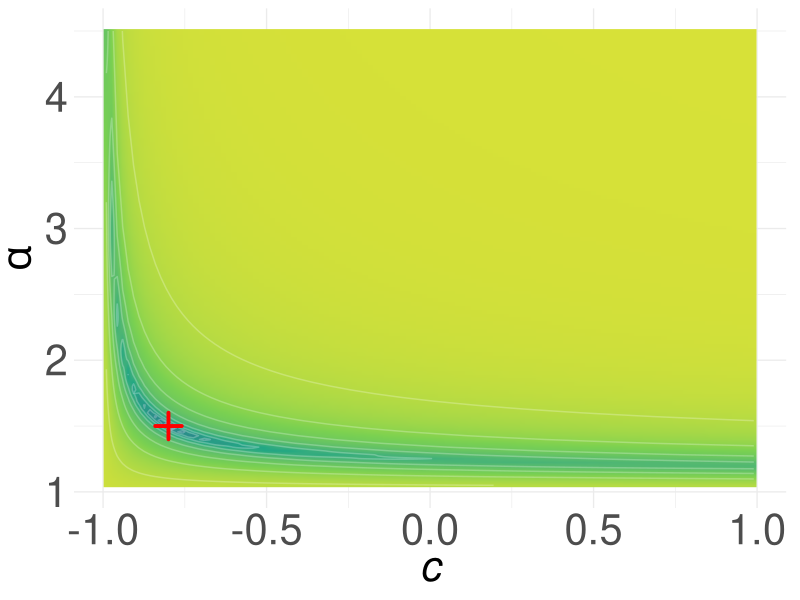
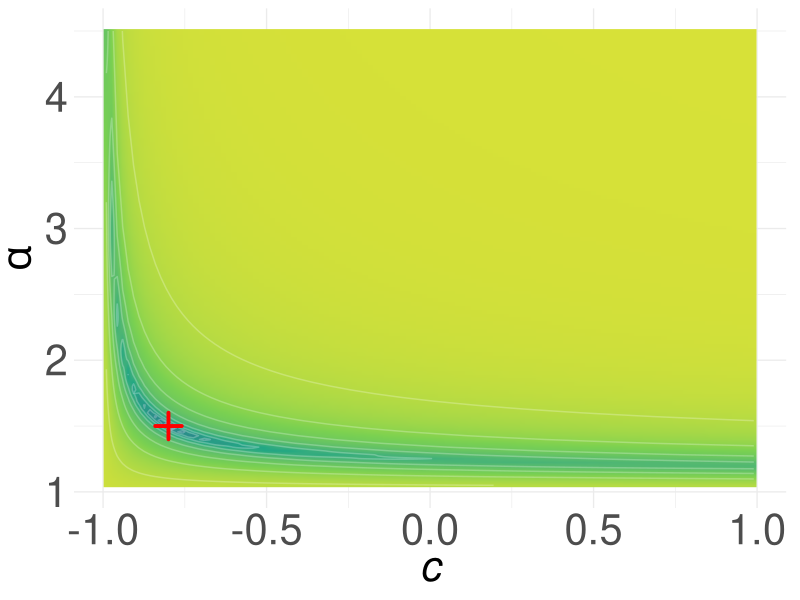
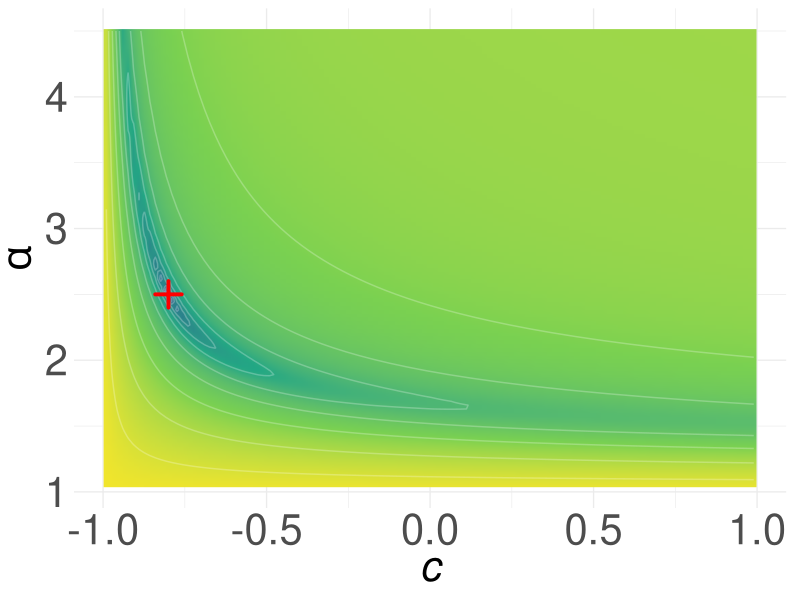
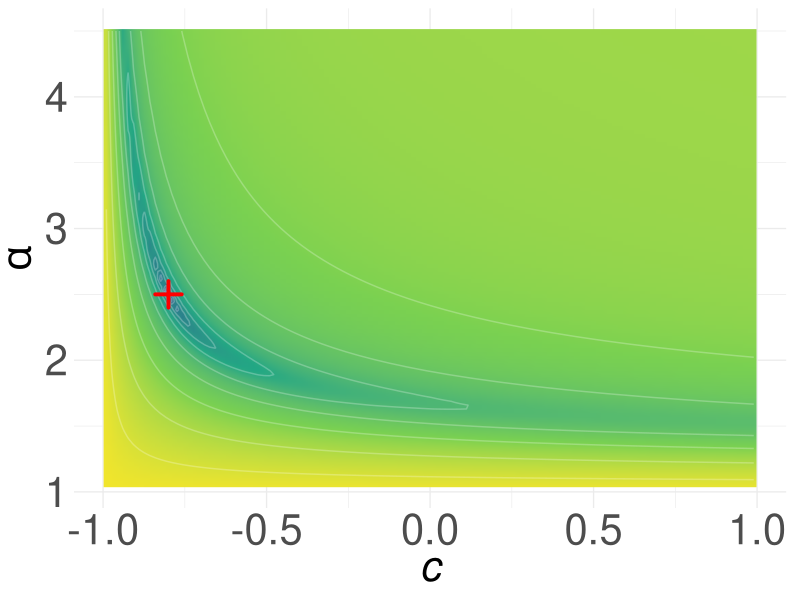
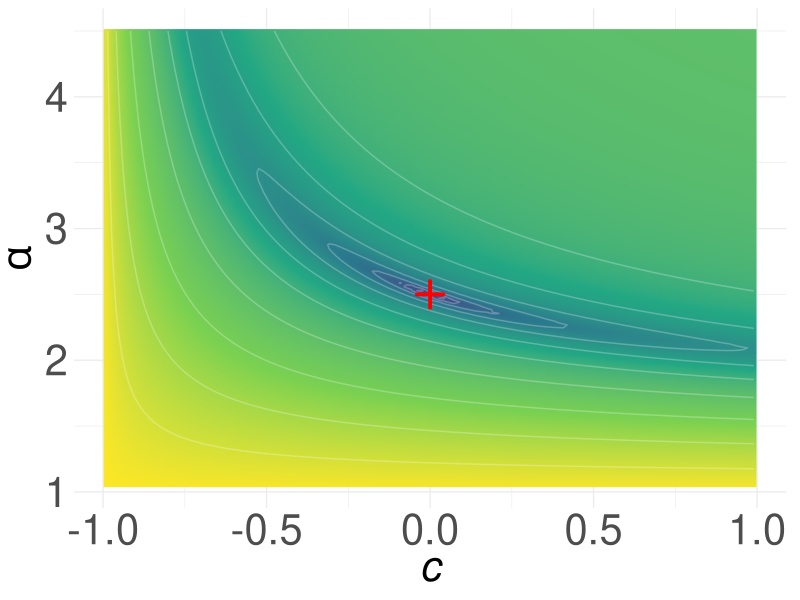
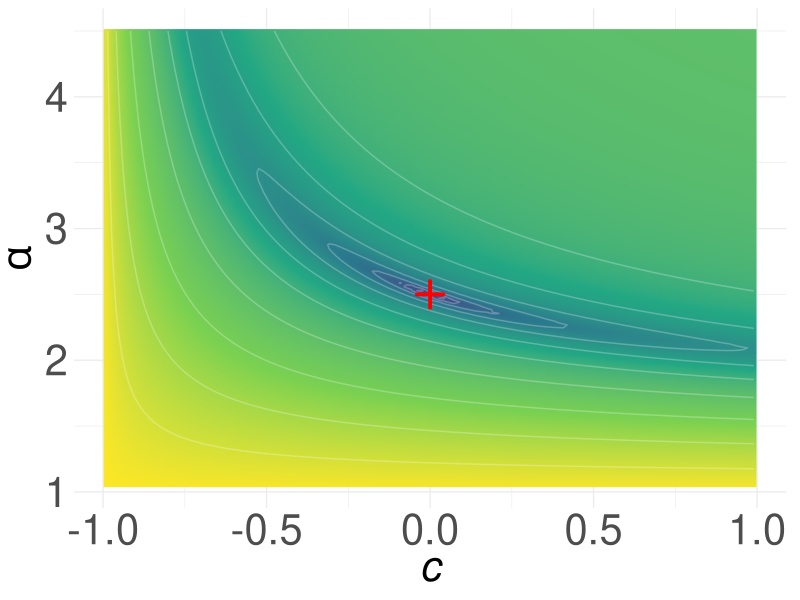
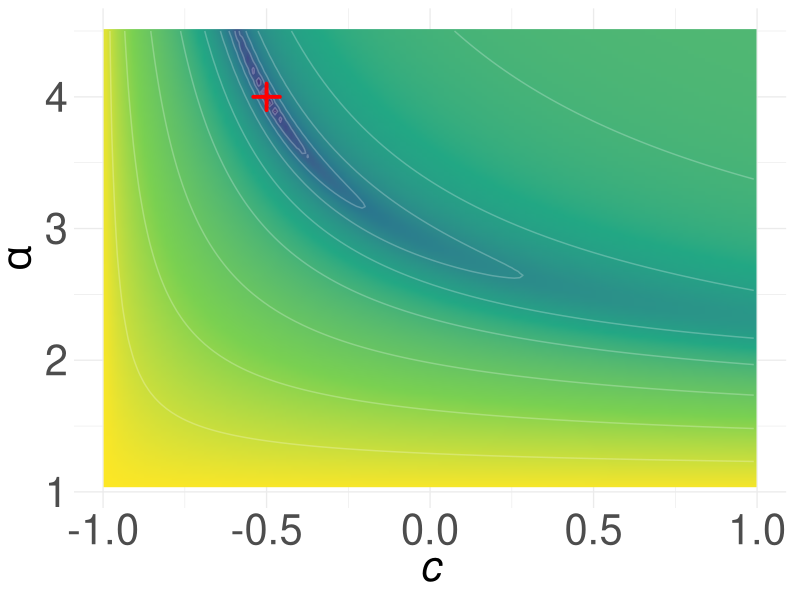
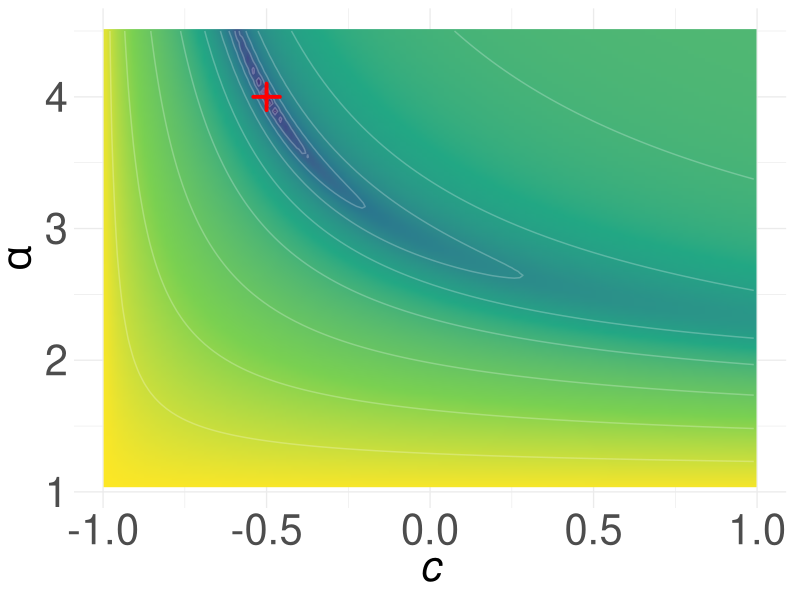

These figures' R source, in order:
# ============================================================
# Identifiability of (alpha, c) for the graph supOU process
# Gamma(alpha, 1) marginal, a* = 1, Delta = 1
#
# Autocorrelation eigenvalue function:
#   rho(h; alpha, c) = (1 + (1 + c) * h)^(1 - alpha)
#
# Population loss (cf. eq. (X) in the paper):
#   L(alpha, c) = (1 / N*) * sum_{h=1}^{N*}
#                 [ rho(h; alpha_0, c_0) - (1 + (1+c)*h)^(1-alpha) ]^2
#
# Output: 4 individual panels of log10 L(alpha, c) as smooth
#         heatmaps with contour overlays (EPS + PNG), sharing a
#         common colour scale, plus a standalone horizontal
#         colour bar (identifiability_colorbar.eps / .png).
#         Panels correspond to Figure 1 in the paper.
#
# Minimum requirements: R >= 4.1.0, ggplot2 >= 3.3.0
# Tested with: ggplot2 3.5.1, dplyr 1.1.4
# ============================================================

library(ggplot2)
library(dplyr)

# ── Output directory (change if needed) ───────────────────────────────────────
out_dir <- "."
if (!dir.exists(out_dir)) dir.create(out_dir, recursive = TRUE)

# ── Common theme ──────────────────────────────────────────────────────────────
my_theme <- theme(
  axis.title   = element_text(size = 30),
  axis.text    = element_text(size = 30),
  legend.text  = element_text(size = 20),
  legend.title = element_text(size = 25)
)

# ── Model: ACF and population MSE loss ────────────────────────────────────────
rho_gamma <- function(h, alpha, c) {
  base <- 1 + (1 + c) * h
  ifelse(base > 0, base^(1 - alpha), 0)
}

# L(alpha, c): mean squared deviation from true ACF at lags 1, ..., Nstar
loss_fn <- function(alpha, c, alpha0, c0, Nstar = 30) {
  hs <- seq_len(Nstar)
  mean((rho_gamma(hs, alpha, c) - rho_gamma(hs, alpha0, c0))^2)
}

# ── Parameter grid ────────────────────────────────────────────────────────────
N_grid     <- 120
alpha_grid <- seq(1.05, 4.5,  length.out = N_grid)
c_grid     <- seq(-0.99, 0.99, length.out = N_grid)

# ── Scenarios (alpha_0, c_0) ──────────────────────────────────────────────────
scenarios <- list(
  list(alpha0 = 1.5, c0 = -0.8),   # panel 1: long memory
  list(alpha0 = 2.5, c0 = -0.8),   # panel 2: short memory
  list(alpha0 = 2.5, c0 =  0.0),   # panel 3: no network effect
  list(alpha0 = 4.0, c0 = -0.5)    # panel 4: well-identified
)

# ── Loss surface data ─────────────────────────────────────────────────────────
make_loss_df <- function(alpha0, c0) {
  expand.grid(alpha = alpha_grid, c = c_grid) |>
    mutate(
      loss     = mapply(loss_fn, alpha, c,
                        MoreArgs = list(alpha0 = alpha0, c0 = c0)),
      log_loss = log10(loss + 1e-14)   # floor avoids -Inf at exact minimum
    )
}

# ── Compute all panels and derive shared colour limits ────────────────────────
all_dfs <- lapply(scenarios, function(s) make_loss_df(s$alpha0, s$c0))

global_limits <- range(sapply(all_dfs, function(df) range(df$log_loss)))

# ── Build and save each panel (no legend) ────────────────────────────────────
file_names <- c(
  "identifiability_panel1",
  "identifiability_panel2",
  "identifiability_panel3",
  "identifiability_panel4"
)

for (k in seq_along(scenarios)) {
  s  <- scenarios[[k]]
  df <- all_dfs[[k]]
  
  p <- ggplot(df, aes(x = c, y = alpha)) +
    geom_raster(aes(fill = log_loss), interpolate = TRUE) +
    geom_contour(aes(z = log_loss), colour = "white",
                 alpha = 0.25, bins = 12) +
    annotate("point", x = s$c0, y = s$alpha0,
             color = "red", shape = 3, size = 5, stroke = 2) +
    scale_fill_viridis_c(
      option = "viridis",
      limits = global_limits      # shared scale across all panels
    ) +
    labs(
      x = expression(italic(c)),
      y = expression(italic(alpha))
    ) +
    coord_cartesian(xlim = c(-0.99, 0.99), ylim = c(1.05, 4.5)) +
    theme_minimal(base_size = 10) +
    my_theme +
    theme(
      plot.title      = element_blank(),
      plot.margin     = margin(6, 10, 6, 6),
      legend.position = "none"
    )
  
  ggsave(file.path(out_dir, paste0(file_names[k], ".eps")), p,
         width = 8, height = 8, device = cairo_ps)
  ggsave(file.path(out_dir, paste0(file_names[k], ".png")), p,
         width = 8, height = 8, dpi = 150)
  
  message("Panel ", k, " saved: ", file_names[k])
}

# ── Standalone horizontal colour bar ─────────────────────────────────────────
# Build a thin data frame spanning the full shared range and plot as a
# 1-row raster, keeping only the colour bar via theme_void()
colorbar_df <- data.frame(
  x = seq(global_limits[1], global_limits[2], length.out = 500),
  y = 1
)

p_cbar <- ggplot(colorbar_df, aes(x = x, y = y, fill = x)) +
  geom_raster(alpha = 0) +
  scale_fill_viridis_c(
    option = "viridis",
    limits = global_limits,
    name   = expression(log[10]*L(alpha, c)),
    guide  = guide_colorbar(
      barwidth       = unit(18, "cm"),
      barheight      = unit(0.6, "cm"),
      title.position = "top",
      title.hjust    = 0.5,
      ticks.colour   = "white",
      direction      = "horizontal"
    )
  ) +
  theme_void() +
  theme(
    legend.position = "bottom",
    legend.title    = element_text(size = 25),
    legend.text     = element_text(size = 20),
    legend.margin   = margin(t = 4)
  )

ggsave(file.path(out_dir, "identifiability_colorbar.eps"), p_cbar,
       width = 10, height = 1.8, device = cairo_ps)
ggsave(file.path(out_dir, "identifiability_colorbar.pdf"), p_cbar,
       width = 10, height = 1.8, device = cairo_pdf)
ggsave(file.path(out_dir, "identifiability_colorbar.png"), p_cbar,
       width = 10, height = 1.8, dpi = 150)
message("Colour bar saved: identifiability_colorbar")
